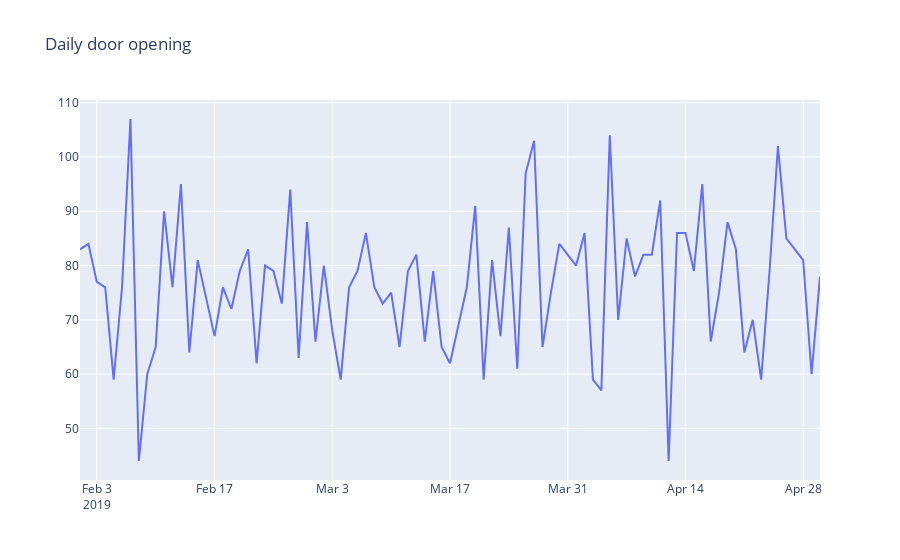

The cell this chart's notebook holds for it:
### Code cell
#daily door opened
fig = go.Figure()
fig.add_trace(go.Scatter(x=door_opened_df['dates'], y=door_opened_df['door'],
                         name='door opened every day'))
fig.update_layout(title='Daily door opening')
fig.show()
